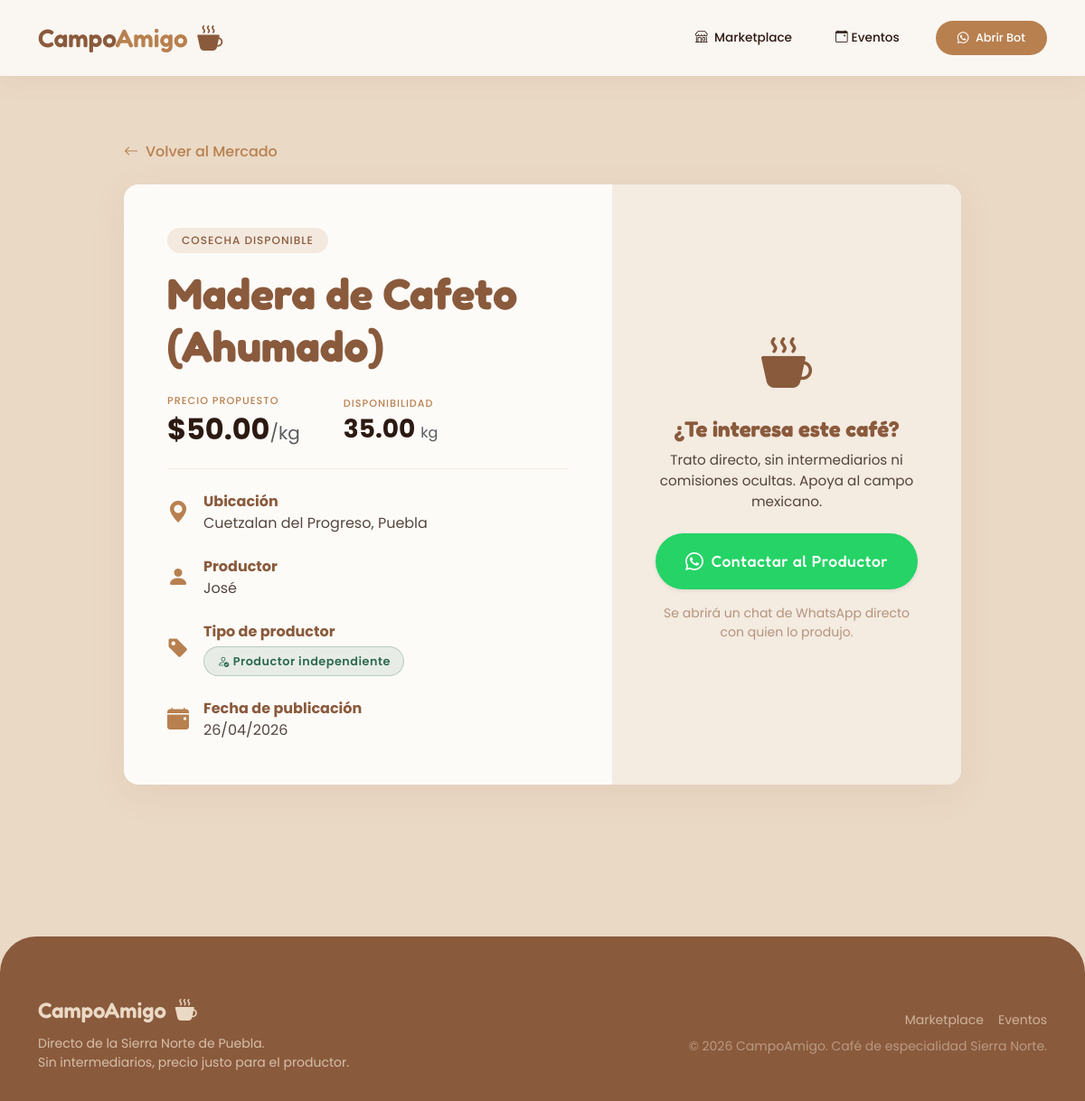
Page /cosecha/55/ on the committed database.
### core/models.py (models this page shows, shortened)
class Cosecha(models.Model):
    PROCESOS = [
        ('sin_procesar', 'Sin procesar'),
        ('lavado', 'Lavado'),
        ('natural', 'Natural'),
        ('honey', 'Honey'),
        ('anerobic', 'Fermentación Anaeróbica'),
    ]
    agricultor = models.ForeignKey(Agricultor, on_delete=models.CASCADE)
    cultivo = models.ForeignKey(Cultivo, on_delete=models.CASCADE)
    cantidad_kg = models.DecimalField(max_digits=10, decimal_places=2)
    precio_propuesto = models.DecimalField(max_digits=8, decimal_places=2)
    municipio = models.ForeignKey(Municipio, on_delete=models.SET_NULL, null=True)
    disponible = models.BooleanField(default=True)
    fecha = models.DateTimeField(auto_now_add=True)
    proceso = models.CharField(max_length=20, choices=PROCESOS, default='sin_procesar')

class Cultivo(models.Model):
    nombre = models.CharField(max_length=100)
    descripcion = models.TextField(blank=True)

class Municipio(models.Model):
    nombre = models.CharField(max_length=100)
    estado = models.CharField(max_length=50, default='Puebla')

class Agricultor(models.Model):
    nombre = models.CharField(max_length=100, blank=True)
    telefono = models.CharField(max_length=20, unique=True)
    marca = models.CharField(max_length=100, blank=True, null=True)
    municipio = models.ForeignKey(Municipio, on_delete=models.SET_NULL, null=True, blank=True)
    cultivo_principal = models.ForeignKey(Cultivo, on_delete=models.SET_NULL, null=True, blank=True)
    fecha_registro = models.DateTimeField(auto_now_add=True)

### core/views.py (the view)
# urls.py: path('cosecha/<int:pk>/', views.detalle_cosecha, name='detalle_cosecha'),
def detalle_cosecha(request, pk):
    cosecha = get_object_or_404(Cosecha, pk=pk)
    return render(request, 'core/detalle.html', {'cosecha': cosecha})

### core/templates/core/detalle.html (shortened to what this page needs)
{% extends 'core/base.html' %}
{% block content %}
<div class="row justify-content-center py-4">
    <div class="col-lg-10">
        <a href="/" class="text-decoration-none fw-medium mb-4 d-inline-flex align-items-center btn-volver">
            <i class="bi bi-arrow-left me-2"></i> Volver al Mercado
        </a>
        <div class="card border-0 soft-shadow rounded-4 overflow-hidden" style="background-color: var(--card-bg);">
            <div class="row g-0">
                <div class="col-md-7 p-4 p-lg-5">
                    <span class="badge rounded-pill mb-3 px-3 py-2" style="background-color: rgba(184, 128, 79, 0.15); color: var(--primary); font-weight: 500; letter-spacing: 1px;">
                        COSECHA DISPONIBLE
                    </span>
                    <h1 class="display-5 fw-bold mb-4" style="color: var(--primary); font-family: 'Fredoka', sans-serif;">
                        {{ cosecha.cultivo.nombre }}
                    </h1>
                    <div class="d-flex align-items-center mb-4 pb-4 border-bottom border-light">
                        <div class="text-start me-5">
                            <small class="text-uppercase fw-medium d-block mb-1" style="color: var(--accent); font-size: 0.7rem; letter-spacing: 1px;">Precio Propuesto</small>
                            <span class="h2 fw-bold mb-0" style="color: var(--text-dark);">
                                ${{ cosecha.precio_propuesto }}<span class="fs-5 text-muted fw-normal">/kg</span>
                            </span>
                        </div>
                        <div class="text-start">
                            <small class="text-uppercase fw-medium d-block mb-1" style="color: var(--accent); font-size: 0.7rem; letter-spacing: 1px;">Disponibilidad</small>
                            <span class="h3 fw-bold mb-0" style="color: var(--text-dark);">
                                {{ cosecha.cantidad_kg }} <span class="fs-6 text-muted fw-normal">kg</span>
                            </span>
                        </div>
                    </div>
                    <ul class="list-unstyled mb-0">
                        <li class="d-flex align-items-center mb-4">
                            <div class="me-3" style="color: var(--accent);"><i class="bi bi-geo-alt-fill fs-4"></i></div>
                            <div>
                                <strong class="d-block" style="color: var(--primary);">Ubicación</strong>
                                <span style="color: var(--text-dark); opacity: 0.8;">{{ cosecha.municipio.nombre }}, {{ cosecha.municipio.estado }}</span>
                            </div>
                        </li>
                        <li class="d-flex align-items-center mb-4">
                            <div class="me-3" style="color: var(--accent);"><i class="bi bi-person-fill fs-4"></i></div>
                            <div>
                                <strong class="d-block" style="color: var(--primary);">Productor</strong>
                                <span style="color: var(--text-dark); opacity: 0.8;">
                                    {% if cosecha.agricultor.nombre %}{{ cosecha.agricultor.nombre }}{% else %}Productor local{% endif %}
                                </span>
                            </div>
                        </li>
                        <li class="d-flex align-items-center mb-4">
                            <div class="me-3" style="color: var(--accent);"><i class="bi bi-tag-fill fs-4"></i></div>
                            <div>
                                <strong class="d-block mb-1" style="color: var(--primary);">Tipo de productor</strong>
                                {% if cosecha.agricultor.marca %}
                                    <span class="tipo-badge tipo-marca"><i class="bi bi-shop me-1"></i> Marca: {{ cosecha.agricultor.marca }}</span>
                                {% else %}
                                    <span class="tipo-badge tipo-independiente"><i class="bi bi-person-check me-1"></i> Productor independiente</span>
                                {% endif %}
                            </div>
                        </li>
                        <li class="d-flex align-items-center">
                            <div class="me-3" style="color: var(--accent);"><i class="bi bi-calendar-event-fill fs-4"></i></div>
                            <div>
                                <strong class="d-block" style="color: var(--primary);">Fecha de publicación</strong>
                                <span style="color: var(--text-dark); opacity: 0.8;">{{ cosecha.fecha|date:"d/m/Y" }}</span>
                            </div>
                        </li>
                    </ul>
                </div>
                <div class="col-md-5 d-flex align-items-center p-4 p-lg-5" style="background-color: #F4EBE1;">
                    <div class="text-center w-100">
                        <div class="mb-4">
                            <div class="mb-3" style="color: var(--primary);">
                                {% if "Cáscara" in cosecha.cultivo.nombre or "Abono" in cosecha.cultivo.nombre or "Pulpa" in cosecha.cultivo.nombre %}
                                    <i class="bi bi-recycle" style="font-size: 3.5rem; color: #856404;"></i>
                                {% else %}
                                    <i class="bi bi-cup-hot-fill" style="font-size: 3.5rem;"></i>
                                {% endif %}
                            </div>
                            <h3 class="h4 fw-bold mb-2" style="color: var(--primary); font-family: 'Fredoka', sans-serif;">
                                {% if "Cáscara" in cosecha.cultivo.nombre or "Abono" in cosecha.cultivo.nombre or "Pulpa" in cosecha.cultivo.nombre %}
                                    ¿Te interesa este producto?
                                {% else %}
                                    ¿Te interesa este café?
                                {% endif %}
                            </h3>
                            <p style="color: var(--text-dark); opacity: 0.8; font-size: 0.95rem;">
                                Trato directo, sin intermediarios ni comisiones ocultas. Apoya al campo mexicano.
                            </p>
                        </div>
                        <a href="https://wa.me/{{ cosecha.agricultor.telefono }}?text=Hola, vi tu cosecha de {{ cosecha.cultivo.nombre }} en CampoAmigo y me interesa"
                           class="btn btn-wa-contacto w-100 rounded-pill py-3 fw-medium shadow-sm d-inline-flex justify-content-center align-items-center"
                           style="font-family: 'Fredoka', sans-serif; font-size: 1.1rem;"
                           target="_blank">
                            <i class="bi bi-whatsapp me-2 fs-5"></i> Contactar al Productor
                        </a>
                        <p class="mt-3 mb-0 small" style="color: var(--primary); opacity: 0.6;">
                            Se abrirá un chat de WhatsApp directo con quien lo produjo.
                        </p>
                    </div>
                </div>
            </div>
        </div>
    </div>
</div>
{% endblock %}

### core/templates/core/base.html (style rules this page uses)
:root { --bg-base: #EAD9C5; --accent: #B8804F; --primary: #8A5A3C; --text-dark: #2C1A12; --card-bg: #FDFBF8; }
body { font-family: 'Poppins', sans-serif; background-color: var(--bg-base); color: var(--text-dark); -webkit-font-smoothing: antialiased; }
h1, h2, h3, h4, h5, h6, .navbar-brand { font-family: 'Fredoka', sans-serif; }
.soft-shadow { box-shadow: 0 10px 40px rgba(138, 90, 60, 0.08) !important; }

### core/templates/core/detalle.html (style rules this page uses)
.btn-volver { color: var(--accent); transition: color 0.2s, transform 0.2s; }
.border-light { border-color: rgba(184, 128, 79, 0.15) !important; }
.btn-wa-contacto { background-color: #25D366; color: white !important; transition: all 0.3s cubic-bezier(0.25, 0.8, 0.25, 1); border: none; letter-spacing: 0.5px; }
.tipo-badge { display: inline-flex; align-items: center; font-size: 0.8rem; font-weight: 600; padding: 0.35rem 0.9rem; border-radius: 50px; letter-spacing: 0.04em; }
.tipo-independiente { background-color: rgba(45, 106, 79, 0.1); color: #2d6a4f; border: 1px solid rgba(45, 106, 79, 0.25); }

### rows in the picture
Cosecha: cultivo.nombre "Madera de Cafeto (Ahumado)", precio_propuesto "50.00", cantidad_kg "35.00", municipio.nombre "Cuetzalan del Progreso", municipio.estado "Puebla", agricultor.nombre "José", fecha "26/04/2026"
